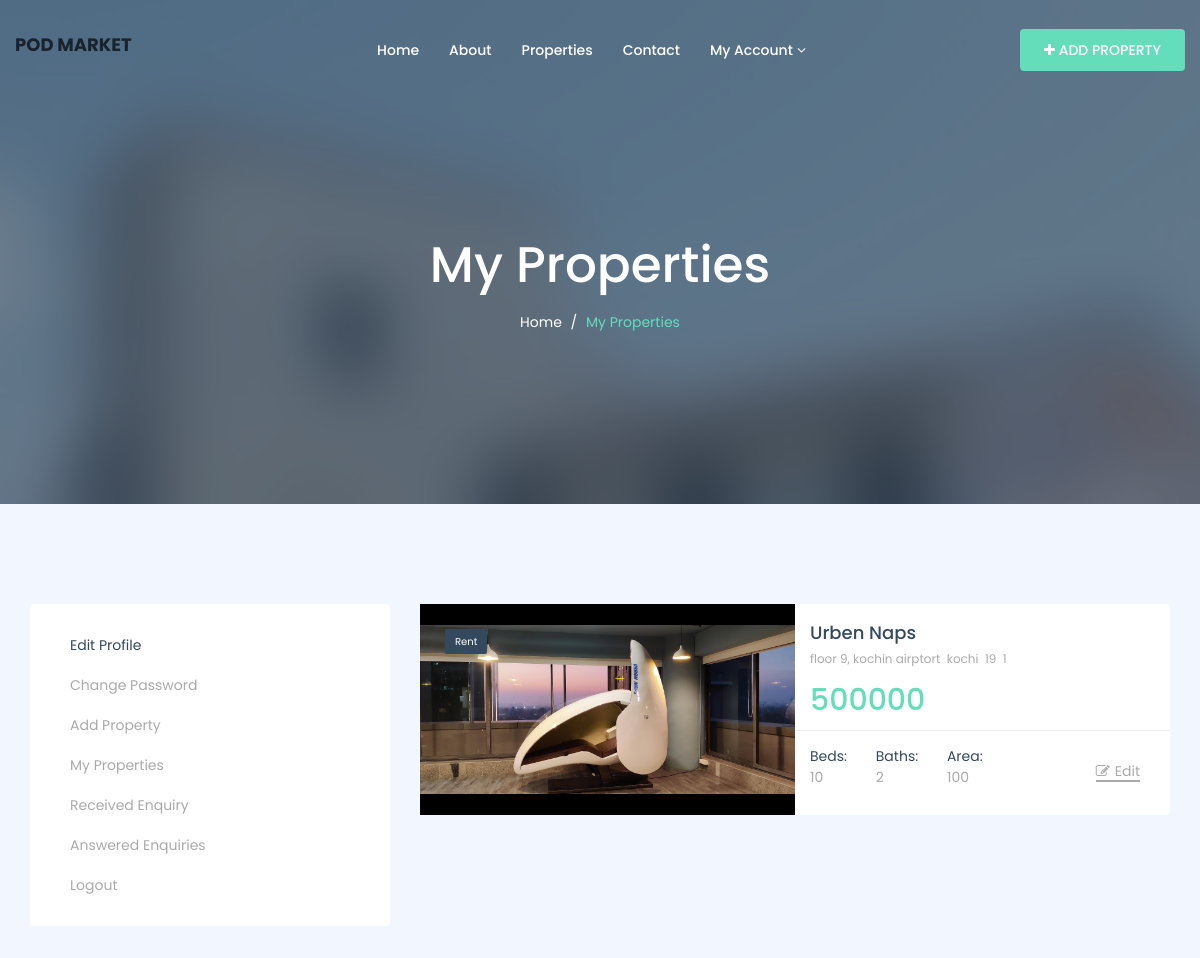
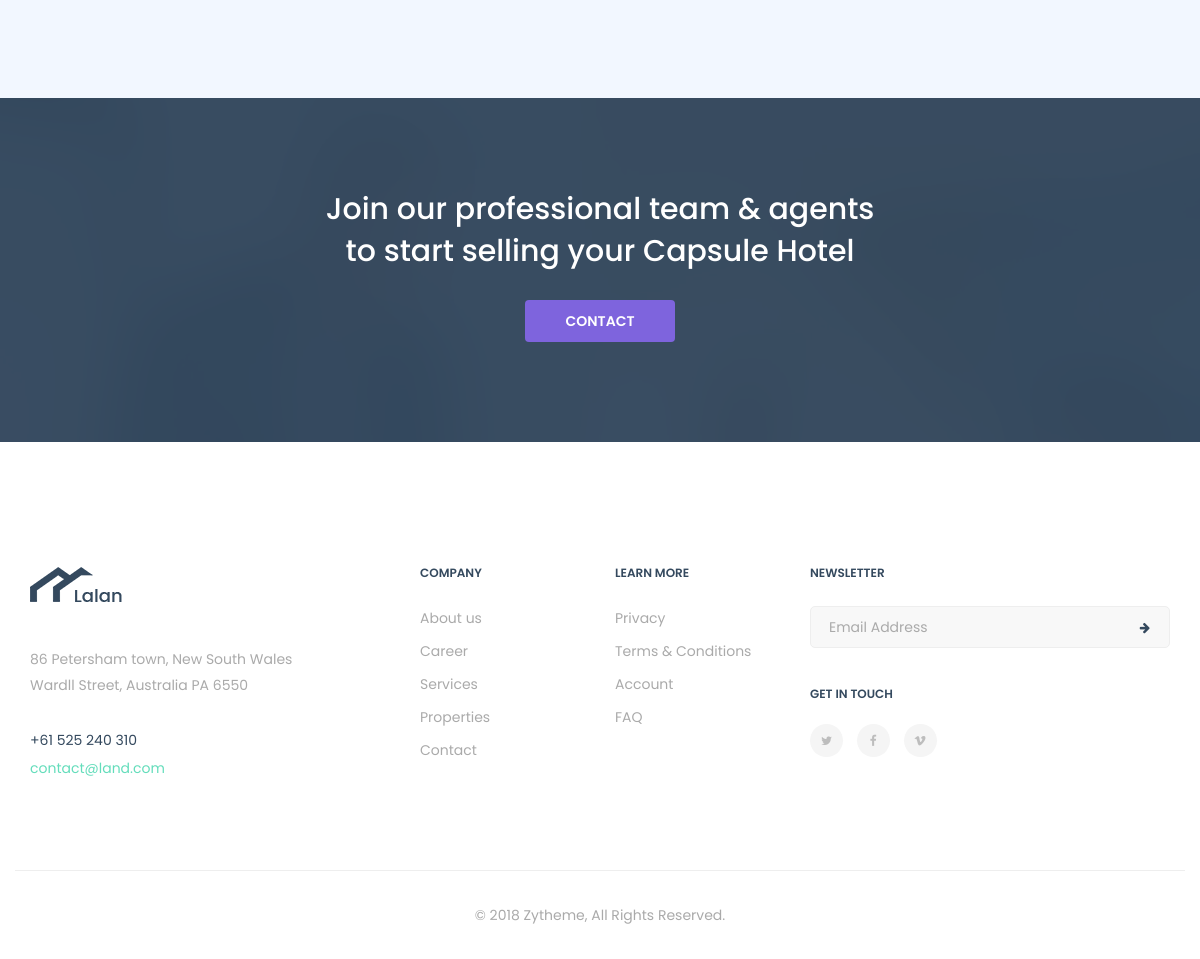
Page /my-properties.php (signed in) on the committed database (2 pictures, top to bottom).
### tables this page shows
CREATE TABLE `tblproperty` (
  `ID` int(10) NOT NULL,
  `UserID` char(20) DEFAULT NULL,
  `PropertyTitle` mediumtext DEFAULT NULL,
  `PropertDescription` mediumtext DEFAULT NULL,
  `Type` varchar(50) DEFAULT NULL,
  `Status` varchar(100) DEFAULT NULL,
  `Location` varchar(200) DEFAULT NULL,
  `Bedrooms` varchar(200) DEFAULT NULL,
  `Bathrooms` varchar(200) DEFAULT NULL,
  `Floors` varchar(200) DEFAULT NULL,
  `Garages` varchar(200) DEFAULT NULL,
  `Area` varchar(50) DEFAULT NULL,
  `Size` varchar(50) DEFAULT NULL,
  `RentorsalePrice` varchar(120) DEFAULT NULL,
  `BeforePricelabel` varchar(120) DEFAULT NULL,
  `AfterPricelabel` varchar(120) DEFAULT NULL,
  `PropertyID` varchar(120) DEFAULT NULL,
  `CenterCooling` int(4) DEFAULT NULL,
  `Balcony` int(4) DEFAULT NULL,
  `PetFriendly` int(4) DEFAULT NULL,
  `Barbeque` int(4) DEFAULT NULL,
  `FireAlarm` int(4) DEFAULT NULL,
  `ModernKitchen` int(4) DEFAULT NULL,
  `Storage` int(4) DEFAULT NULL,
  `Dryer` int(4) DEFAULT NULL,
  `Heating` int(4) DEFAULT NULL,
  `Pool` int(4) DEFAULT NULL,
  `Laundry` int(4) DEFAULT NULL,
  `Sauna` int(4) DEFAULT NULL,
  `Gym` int(4) DEFAULT NULL,
  `Elevator` int(4) DEFAULT NULL,
  `DishWasher` int(4) DEFAULT NULL,
  `EmergencyExit` int(4) DEFAULT NULL,
  `FeaturedImage` varchar(200) DEFAULT NULL,
  `GalleryImage1` varchar(200) DEFAULT NULL,
  `GalleryImage2` varchar(200) DEFAULT NULL,
  `GalleryImage3` varchar(200) DEFAULT NULL,
  `GalleryImage4` varchar(200) DEFAULT NULL,
  `GalleryImage5` varchar(200) DEFAULT NULL,
  `Address` varchar(200) DEFAULT NULL,
  `Country` varchar(200) DEFAULT NULL,
  `City` varchar(220) DEFAULT NULL,
  `State` varchar(200) DEFAULT NULL,
  `ZipCode` varchar(200) DEFAULT NULL,
  `Neighborhood` varchar(200) DEFAULT NULL,
  `ListingDate` timestamp NULL DEFAULT current_timestamp()
);

### my-properties.php (the view, shortened to what this page needs)
<?php
if (strlen($_SESSION['remsuid']==0|| $_SESSION['ut']==3)) {
  header('location:logout.php');
  } else{?>
<!DOCTYPE html>
<html dir="ltr" lang="en-US">
<head>
    <link href="assets/css/external.css" rel="stylesheet">
    <link href="assets/css/bootstrap.min.css" rel="stylesheet">
    <link href="assets/css/style.css" rel="stylesheet">
</head>
<body>
    <div id="wrapper" class="wrapper clearfix">
        <?php include_once('includes/header.php');?>
        <section id="page-title" class="page-title bg-overlay bg-overlay-dark2">
            <div class="container">
                <div class="row">
                    <div class="col-xs-12 col-sm-12 col-md-6 col-md-offset-3">
                        <div class="title title-1 text-center">
                            <div class="title--content">
                                <div class="title--heading">
                                    <h1>my properties</h1>
                                </div>
                                <ol class="breadcrumb">
                                    <li><a href="index.php">Home</a></li>
                                    <li class="active">my properties</li>
                                </ol>
                            </div>
                        </div>
                    </div>
                </div>
            </div>
        </section>
        <section id="my-properties" class="my-properties properties-list">
            <div class="container">
                <div class="row">
                    <?php include_once('includes/sidebar.php');?>
                    <div class="col-xs-12 col-sm-8 col-md-8">
                      <?php
                      $uid=$_SESSION['remsuid'];
$query=mysqli_query($con,"select * from tblproperty where UserID='$uid'");
$num=mysqli_num_rows($query);
if($num>0){
while($row=mysqli_fetch_array($query))
{
?>
                        <div class="property-item">
                            <div class="property--img">
                                <a href="single-property-detail.php?proid=<?php echo $row['ID'];?>">
                        <img src="propertyimages/<?php echo $row['FeaturedImage'];?>" alt="property image" class="img-responsive" >
                        <span class="property--status"><?php echo $row['Status'];?></span>
						</a>
                            </div>
                            <div class="property--content">
                                <div class="property--info">
                                    <h5 class="property--title">
<a href="single-property-detail.php?proid=<?php echo $row['ID'];?>">
    <?php echo $row['PropertyTitle'];?></a></h5>
                                    <p class="property--location"><?php echo $row['Address'];?>&nbsp;
<?php echo $row['City'];?>&nbsp;
<?php echo $row['State'];?>&nbsp;
<?php echo $row['Country'];?></p>
<p class="property--price"><?php echo $row['RentorsalePrice'];?></p>
                                </div>
                                <div class="property--features">
                                    <ul>
                                        <li><span class="feature">Beds:</span><span class="feature-num"><?php echo $row['Bedrooms'];?></span></li>
                                        <li><span class="feature">Baths:</span><span class="feature-num"><?php echo $row['Bathrooms'];?></span></li>
                                        <li><span class="feature">Area:</span><span class="feature-num"><?php echo $row['Area'];?></span></li>
                                    </ul>
                                    <a href="edit-property.php?editid=<?php echo $row['ID'];?>" class="edit--btn"><i class="fa fa-edit"></i>Edit</a>
                                </div>
                            </div>
                        </div>
<?php } } else { ?>
   <h3 style="color:red" align="center"> No Properties added yet </h3>
        <?php } ?>
                    </div>
                </div>
            </div>
        </section>
        <?php include_once('includes/tst.php');?>
        <footer id="footer" class="footer footer-1 bg-white">
            <div class="footer-widget">
                <div class="container">
                    <div class="row">
                        <div class="col-xs-12 col-sm-6 col-md-3 widget--about">
                            <div class="widget--content">
                                <div class="footer--logo">
                                    <img src="assets/images/logo/logo-dark2.png" alt="logo">
                                </div>
                                <p>86 Petersham town, New South Wales Wardll Street, Australia PA 6550</p>
                                <div class="footer--contact">
                                    <ul class="list-unstyled mb-0">
                                        <li>+61 525 240 310</li>
                                        <li><a href="mailto:contact@land.com">contact@land.com</a></li>
                                    </ul>
                                </div>
                            </div>
                        </div>
                        <div class="col-xs-12 col-sm-3 col-md-2 col-md-offset-1 widget--links">
                            <div class="widget--title">
                                <h5>Company</h5>
                            </div>
                            <div class="widget--content">
                                <ul class="list-unstyled mb-0">
                                    <li><a href="#">About us</a></li>
                                    <li><a href="#">Career</a></li>
                                    <li><a href="#">Services</a></li>
                                    <li><a href="#">Properties</a></li>
                                    <li><a href="#">Contact</a></li>
                                </ul>
                            </div>
                        </div>
                        <div class="col-xs-12 col-sm-3 col-md-2 widget--links">
                            <div class="widget--title">
                                <h5>Learn More</h5>
                            </div>
                            <div class="widget--content">
                                <ul class="list-unstyled mb-0">
                                    <li><a href="#">Privacy</a></li>
                                    <li><a href="#">Terms & Conditions</a></li>
                                    <li><a href="#">Account</a></li>
                                    <li><a href="#">FAQ</a></li>
                                </ul>
                            </div>
                        </div>
                        <div class="col-xs-12 col-sm-12 col-md-4 widget--newsletter">
                            <div class="widget--title">
                                <h5>newsletter</h5>
                            </div>
                            <div class="widget--content">
                                <form class="newsletter--form mb-40">
                                    <input type="email" class="form-control" id="newsletter-email" placeholder="Email Address">
                                    <button type="submit"><i class="fa fa-arrow-right"></i></button>
                                </form>
                                <h6>Get In Touch</h6>
                                <div class="social-icons">
                                    <a href="#"><i class="fa fa-twitter"></i></a>
                                    <a href="#"><i class="fa fa-facebook"></i></a>
                                    <a href="#"><i class="fa fa-vimeo"></i></a>
                                </div>
                            </div>
                        </div>
                    </div>
                </div>
            </div>
            <div class="footer--copyright text-center">
                <div class="container">
                    <div class="row footer--bar">
                        <div class="col-xs-12 col-sm-12 col-md-12">
                            <span>© 2018 <a href="http://themeforest.net/user/zytheme">Zytheme</a>, All Rights Reserved.</span>
                        </div>
                    </div>
                </div>
            </div>
        </footer>
    </div>
</body>
</html>
<?php } ?>

### rows in the picture
tblproperty: FeaturedImage (picture), Status "Rent", PropertyTitle "Urben Naps", Address "floor 9, kochin airptort", City "kochi", State "19", Country "1", RentorsalePrice "500000", Bedrooms "10", Bathrooms "2", Area "100"
